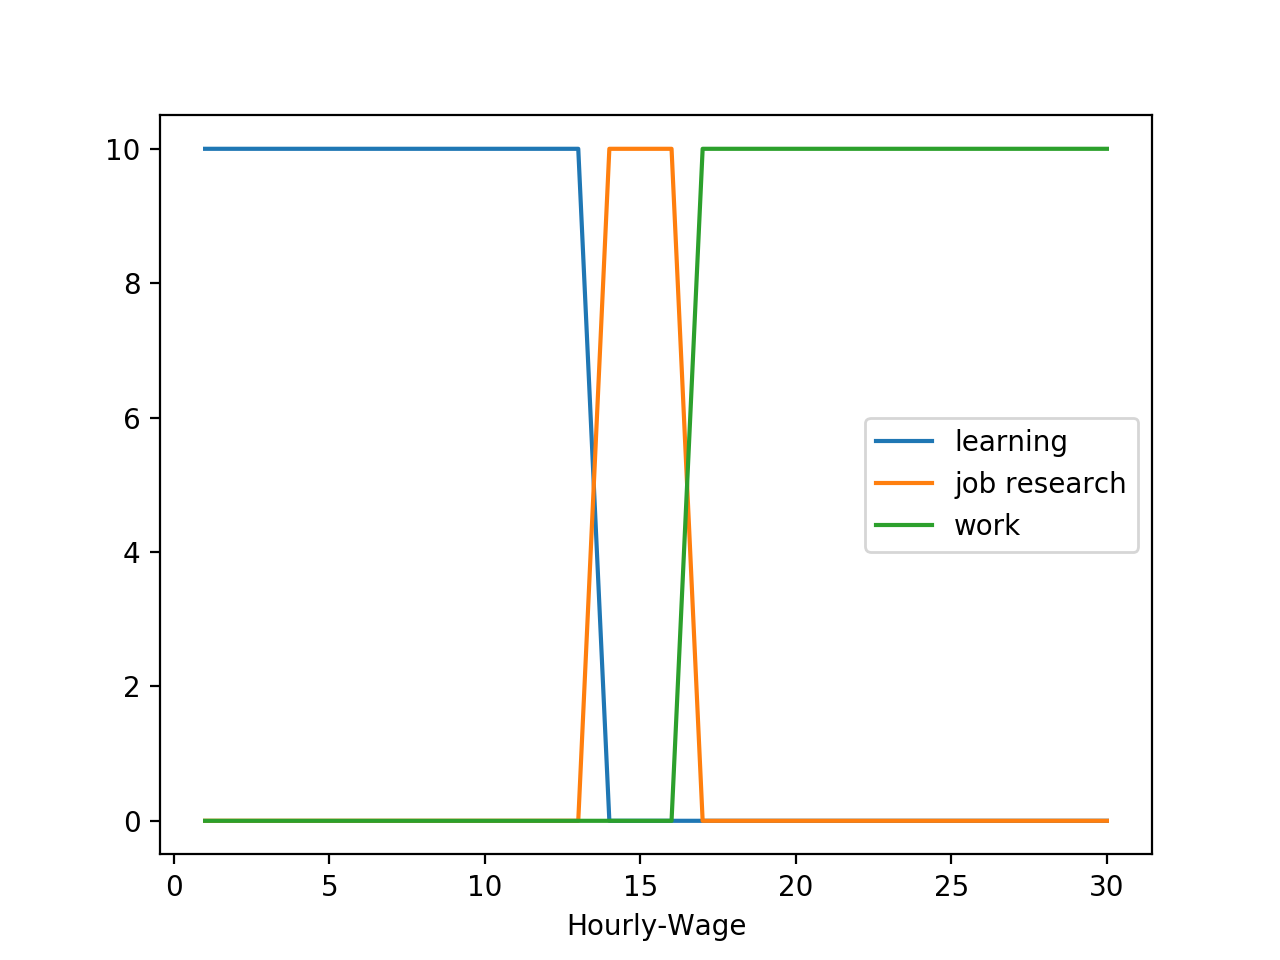

Write the Python code that produced this figure.
import sys
sys.path.append("/Users/leore/Desktop/StanfordCourses/CME241/RL-book")

from rl.markov_decision_process import FiniteMarkovDecisionProcess
from typing import (Tuple, Mapping)
from rl.distribution import Categorical
import numpy as np
import matplotlib.pyplot as plt
from rl.dynamic_programming import policy_iteration, value_iteration, greedy_policy_from_vf
from rl.markov_decision_process import StateActionMapping
import math
from dataclasses import dataclass

"""
d: Dict[CareerState, Dict[DaySplit, Categorical[Tuple[CareerState, int]]]] = {}
for w in range(1, self.W+1) :
    for x in range(0, self.W - w + 1) :
        for O in [0, 1] :

            state = CareerState(w, x, O)
            actionMap : Dict[DaySplit, Categorical[Tuple[CareerState, int]]] = {}

            for l in range(self.H + 1) :
                for s in range(self.H+1-l) :
                    action = DaySplit(l, s,self. H-l-s)

                    w2 = min(w + max(state.O, state.x), self.W)
                    distMap = {}

                    poissonSum = 0
                    for y in range(self.W - w2) :
                        for O2 in [0, 1] :
                            state2 = CareerState(w2, y, O2)

                            p = poisson(self.alpha*action.l, y)*((self.beta*action.s/self.H)**O2)*((1-self.beta*action.s/self.H)**(1-O2))
                            poissonSum += p
                            distMap[(state2, action.w*state2.w)] = p

                    y = self.W - w2
                    for O2 in [0, 1] :
                        state2 = CareerState(w2, y, O2)
                        poissonProb = 1-poissonSum
                        p = poissonProb*((self.beta*action.s/self.H)**O2)*((1-self.beta*action.s/self.H)**(1-O2))

                        distMap[(state2, action.w*state2.w)] = p

                    actionMap[action] = Categorical(distMap)
            d[state] = actionMap
"""

StateActionMapping

@dataclass(frozen=True)
class CareerState :
    w : int
    x : int
    O : int

@dataclass(frozen=True)
class DaySplit :
    l : int
    s : int
    w : int

def poisson(lamb, k) :
    return(math.exp(-lamb)*((lamb)**k)/(math.factorial(k)))


class CareerMDP(FiniteMarkovDecisionProcess[int, DaySplit]) :
    def __init__(self, H: int, W: int, alpha: float, beta: float):
        self.H = H
        self.W = W
        self.alpha = alpha
        self.beta = beta
        super().__init__(self.get_action_transition_reward_map())

    def get_action_transition_reward_map(self) -> StateActionMapping[int, DaySplit]:

        d: Dict[int, Dict[DaySplit, Categorical[Tuple[int, int]]]] = {}

        for w in range(1, self.W+1) :
            actionMap : Dict[DaySplit, Categorical[Tuple[int, int]]] = {}
            for l in range(self.H + 1) :
                for s in range(self.H+1-l) :
                    action = DaySplit(l, s,self. H-l-s)
                    probDict = {}
                    probDict[(w, action.w*w)] = poisson(self.alpha*action.l, 0)*(1-self.beta*action.s/self.H)
                    probDict[(min(self.W, w+1), action.w*w)] = probDict.get((min(self.W, w+1), action.w*w), 0) + poisson(self.alpha*action.l, 1) + poisson(self.alpha*action.l, 0)*(self.beta*action.s/self.H)
                    for k in range(2, self.W - w) :
                        probDict[(w+k, action.w*w)] = poisson(self.alpha*action.l, k)
                    probDict[(self.W, action.w*w)] = probDict.get((self.W, action.w*w), 0) + 1 - sum(probDict.values())
                    actionMap[action] = Categorical(probDict)
            d[w] = actionMap
        return(d)

def value_iteration_optimality(mdp, gamma):
    it = value_iteration(mdp, gamma)
    vf1 = next(it)
    vf2 = next(it)
    while max(abs(np.array(list(vf2.values())) - np.array(list(vf1.values())))) != 0.0 :
        vf3 = next(it)
        vf1 = vf2
        vf2 = vf3
    opt_vf = vf2
    opt_policy = greedy_policy_from_vf(mdp, opt_vf, gamma)
    #print("opt_vf : ", opt_vf)
    #print("opt_policy : ", opt_policy)
    return(opt_vf, opt_policy)

if __name__ == '__main__':
    H, W, alpha, beta = 10, 30, 0.08, 0.82
    mdp = CareerMDP(H, W, alpha, beta)
    print(mdp.get_action_transition_reward_map()[20][DaySplit(l=0, s=0, w=10)])
    print(mdp.get_action_transition_reward_map()[30][DaySplit(l=0, s=0, w=10)])
    opt_vf, opt_policy = value_iteration_optimality(mdp, 0.95)
    states = []
    L, S, W = [], [], []
    for state in opt_policy.states() :
        action = opt_policy.act(state).sample()
        states.append(state)
        L.append(action.l)
        S.append(action.s)
        W.append(H-action.l-action.s)

    plt.plot(states, L, label = "learning")
    plt.plot(states, S, label = "job research")
    plt.plot(states, W, label = "work")
    plt.legend()
    plt.xlabel("Hourly-Wage")
    plt.savefig("Q3.png")
    plt.show()
